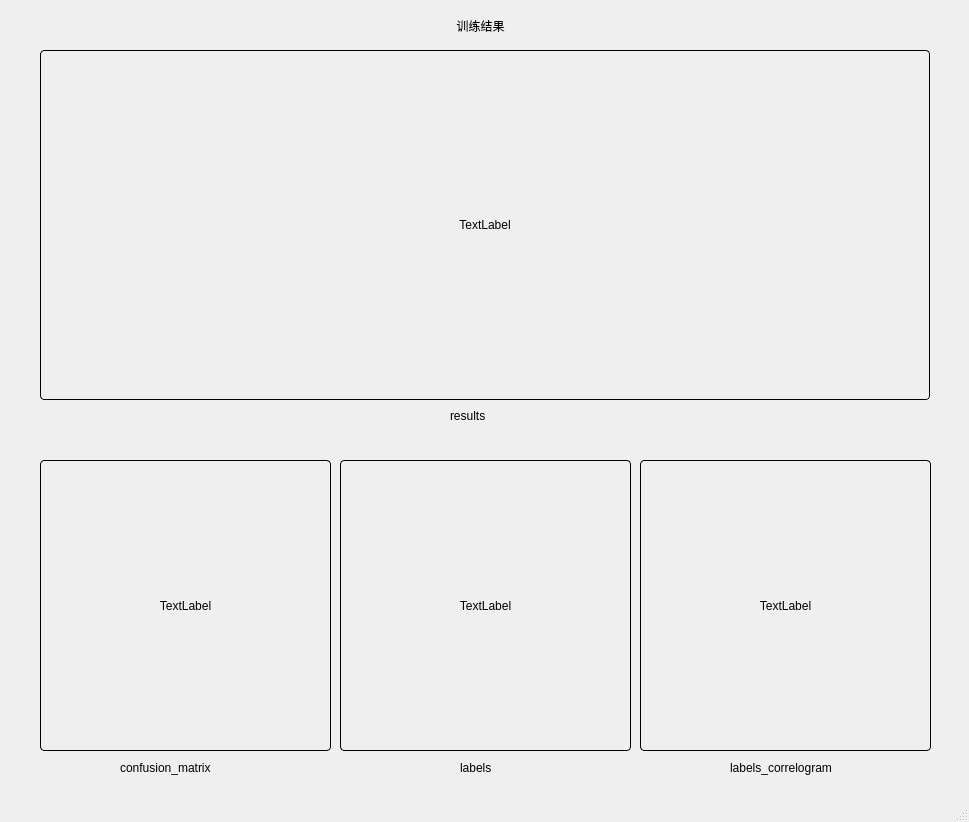
<?xml version="1.0" encoding="UTF-8"?>
<ui version="4.0">
 <class>MainWindow</class>
 <widget class="QMainWindow" name="MainWindow">
  <property name="geometry">
   <rect>
    <x>0</x>
    <y>0</y>
    <width>969</width>
    <height>822</height>
   </rect>
  </property>
  <property name="windowTitle">
   <string>MainWindow</string>
  </property>
  <widget class="QWidget" name="centralwidget">
   <widget class="QLabel" name="label">
    <property name="geometry">
     <rect>
      <x>430</x>
      <y>10</y>
      <width>101</width>
      <height>31</height>
     </rect>
    </property>
    <property name="styleSheet">
     <string notr="true">font: 14pt &quot;Adobe Devanagari&quot;;</string>
    </property>
    <property name="text">
     <string>训练结果</string>
    </property>
    <property name="alignment">
     <set>Qt::AlignCenter</set>
    </property>
   </widget>
   <widget class="QLabel" name="resultsPicLabel">
    <property name="geometry">
     <rect>
      <x>40</x>
      <y>50</y>
      <width>890</width>
      <height>350</height>
     </rect>
    </property>
    <property name="styleSheet">
     <string notr="true">border-radius: 4px;  
border-width: 1px;
border-style: solid;
border-color: rgb(0, 0, 0)</string>
    </property>
    <property name="text">
     <string>TextLabel</string>
    </property>
    <property name="scaledContents">
     <bool>true</bool>
    </property>
    <property name="alignment">
     <set>Qt::AlignCenter</set>
    </property>
   </widget>
   <widget class="QLabel" name="confusionMatrixPicLabel">
    <property name="geometry">
     <rect>
      <x>40</x>
      <y>460</y>
      <width>291</width>
      <height>291</height>
     </rect>
    </property>
    <property name="styleSheet">
     <string notr="true">border-radius: 4px;  
border-width: 1px;
border-style: solid;
border-color: rgb(0, 0, 0)</string>
    </property>
    <property name="text">
     <string>TextLabel</string>
    </property>
    <property name="scaledContents">
     <bool>true</bool>
    </property>
    <property name="alignment">
     <set>Qt::AlignCenter</set>
    </property>
   </widget>
   <widget class="QLabel" name="labelsPicLabel">
    <property name="geometry">
     <rect>
      <x>340</x>
      <y>460</y>
      <width>291</width>
      <height>291</height>
     </rect>
    </property>
    <property name="styleSheet">
     <string notr="true">border-radius: 4px;  
border-width: 1px;
border-style: solid;
border-color: rgb(0, 0, 0)</string>
    </property>
    <property name="text">
     <string>TextLabel</string>
    </property>
    <property name="scaledContents">
     <bool>true</bool>
    </property>
    <property name="alignment">
     <set>Qt::AlignCenter</set>
    </property>
   </widget>
   <widget class="QLabel" name="labelsCorrelogramPicLabel">
    <property name="geometry">
     <rect>
      <x>640</x>
      <y>460</y>
      <width>291</width>
      <height>291</height>
     </rect>
    </property>
    <property name="styleSheet">
     <string notr="true">border-radius: 4px;  
border-width: 1px;
border-style: solid;
border-color: rgb(0, 0, 0)</string>
    </property>
    <property name="text">
     <string>TextLabel</string>
    </property>
    <property name="scaledContents">
     <bool>true</bool>
    </property>
    <property name="alignment">
     <set>Qt::AlignCenter</set>
    </property>
   </widget>
   <widget class="QLabel" name="label_6">
    <property name="geometry">
     <rect>
      <x>450</x>
      <y>410</y>
      <width>54</width>
      <height>12</height>
     </rect>
    </property>
    <property name="text">
     <string>results</string>
    </property>
   </widget>
   <widget class="QLabel" name="label_7">
    <property name="geometry">
     <rect>
      <x>120</x>
      <y>760</y>
      <width>101</width>
      <height>16</height>
     </rect>
    </property>
    <property name="text">
     <string>confusion_matrix</string>
    </property>
   </widget>
   <widget class="QLabel" name="label_8">
    <property name="geometry">
     <rect>
      <x>460</x>
      <y>760</y>
      <width>41</width>
      <height>16</height>
     </rect>
    </property>
    <property name="text">
     <string>labels</string>
    </property>
   </widget>
   <widget class="QLabel" name="label_9">
    <property name="geometry">
     <rect>
      <x>730</x>
      <y>760</y>
      <width>131</width>
      <height>16</height>
     </rect>
    </property>
    <property name="text">
     <string>labels_correlogram</string>
    </property>
   </widget>
  </widget>
  <widget class="QMenuBar" name="menubar">
   <property name="geometry">
    <rect>
     <x>0</x>
     <y>0</y>
     <width>969</width>
     <height>23</height>
    </rect>
   </property>
  </widget>
  <widget class="QStatusBar" name="statusbar"/>
 </widget>
 <resources/>
 <connections/>
</ui>
